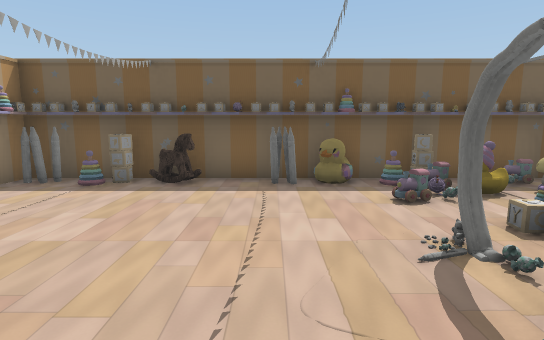
View 1 (above)

13 first-person views from a walk through a scene from a Unity 3-D project. The camera is 1.3 m above the floor, tilts 8° down and sees 80° across. The floor is counted in squares, 1 m on a side. Each view is taken from the middle of a square. On the plan, view 1 faces up. The plan holds only what a view shows up to about 14 squares ahead; the rest is blank. The place goes on beyond the plan. Some surface patterns are stand-ins.

View 2
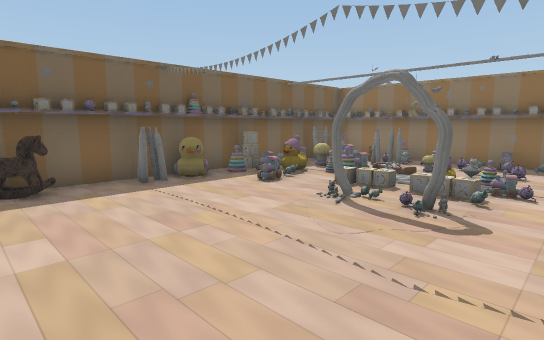

View 3
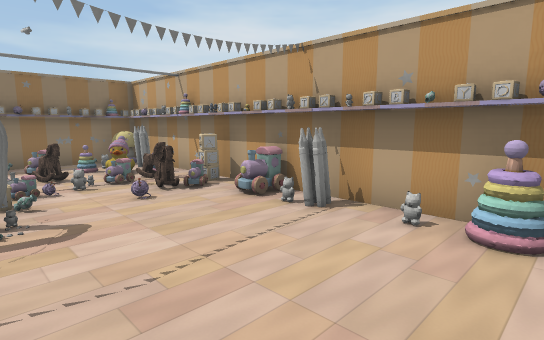

View 4
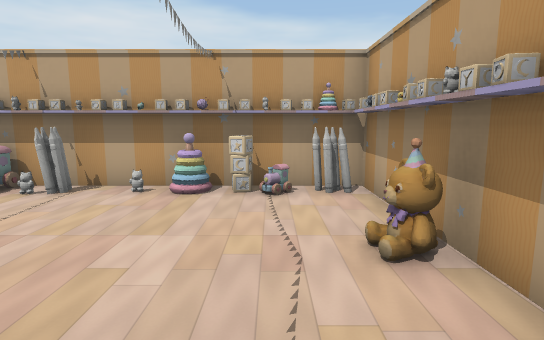

View 5
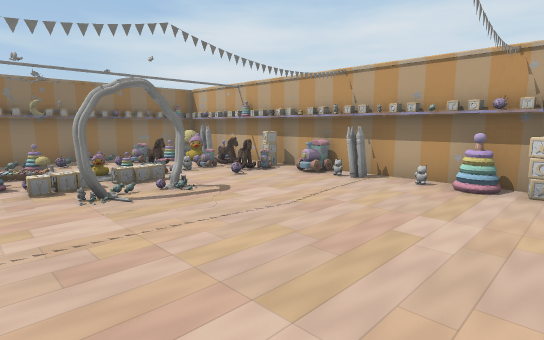

View 6
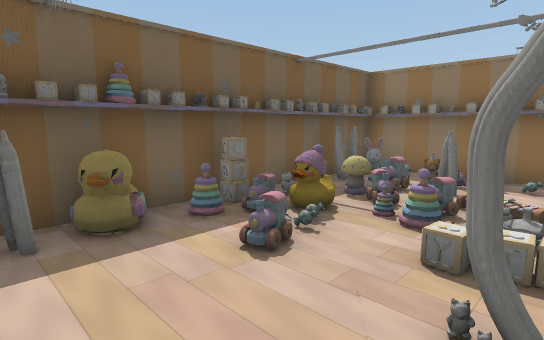

View 7
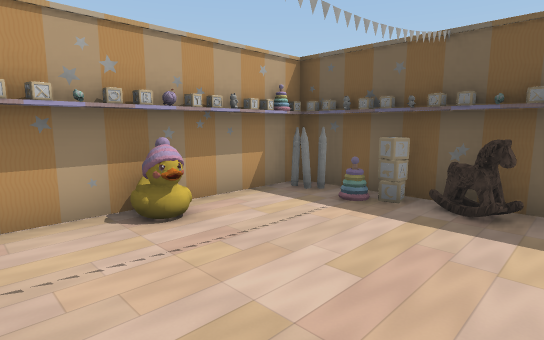

View 8
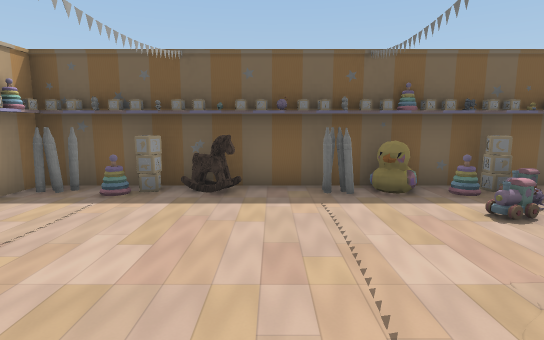

View 9
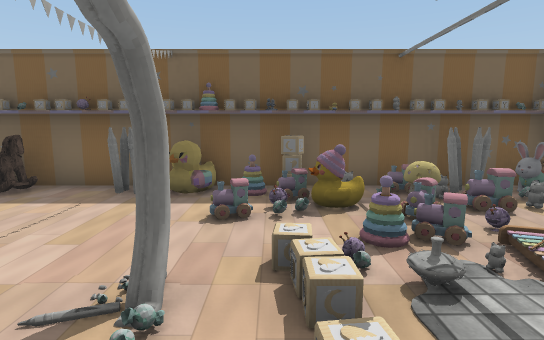

View 10
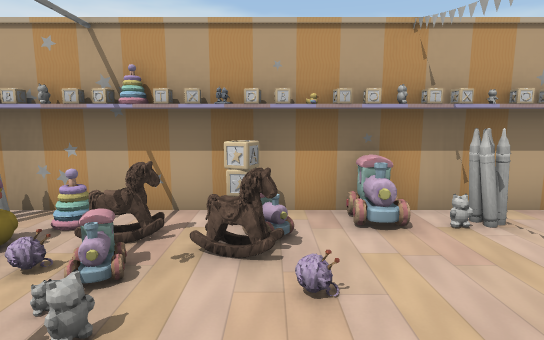

View 11
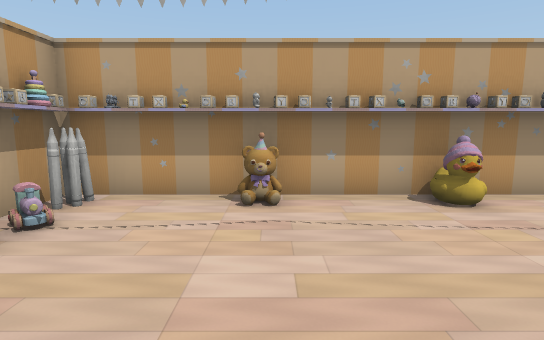

View 12
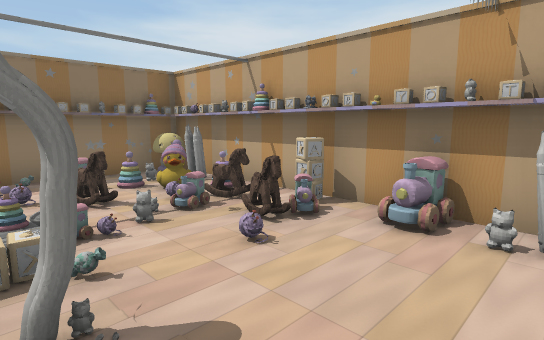

View 13
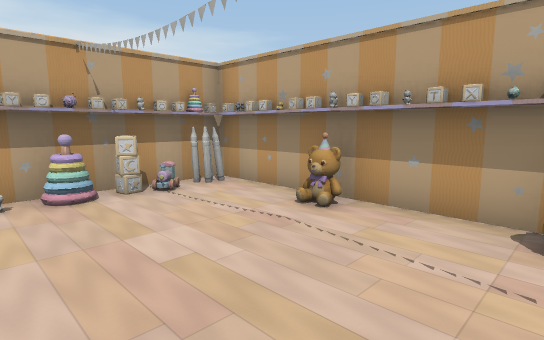

### Floor plan
Key: @ floor where view 1 was taken; # wall or solid block; x gap in a wall; . main floor; : floor 0.25 m higher than the main floor; + floor 0.5 m higher than the main floor; = window, fence, low wall or low ledge; O other object.
Columns run from 6 left of view 1 to 8 right of it. Each row starts with its distance up from view 1.
  8 #OOOOOOOOO#OOOO
  7 OOOOO.OO.O#OOOO
  6 O..x...x.OO=OOO
  5 O.........O..OO
  4 OO..........OO=
  3 O.......O.O.OO=
  2 O.......O.OO:.O
  1 OO........OO..=
  0 O.....@.....OO=
 -1 O.OO.....O..OO=
 -2 OO+OO.O.OOOO#OO
 -3 OOOOOOOOOOOO#OO

Positions as (right, up) in squares from view 1, and headings:
1: (0, 0), facing up
2: (-3, 0), facing up-right
3: (-3, 2), facing down-right
4: (-4, 4), facing down
5: (-4, 5), facing down-right
6: (0, 3), facing up-right
7: (-1, 2), facing up-left
8: (-1, 1), facing up
9: (3, 1), facing up
10: (3, 2), facing down
11: (0, 1), facing left
12: (0, 2), facing down-right
13: (-1, 4), facing down-left
